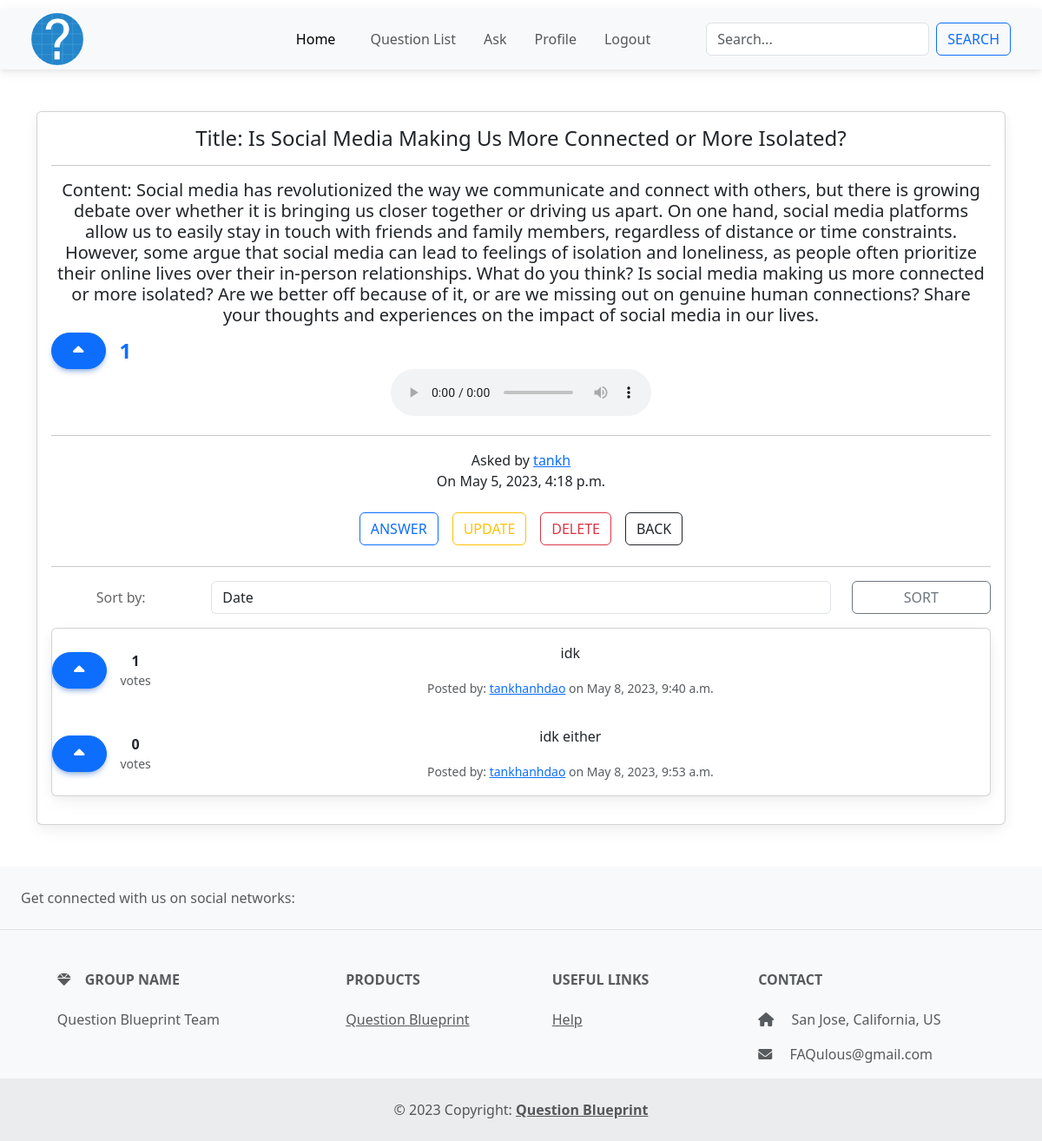
Page /question/82/ (signed in) on the earlier database version.
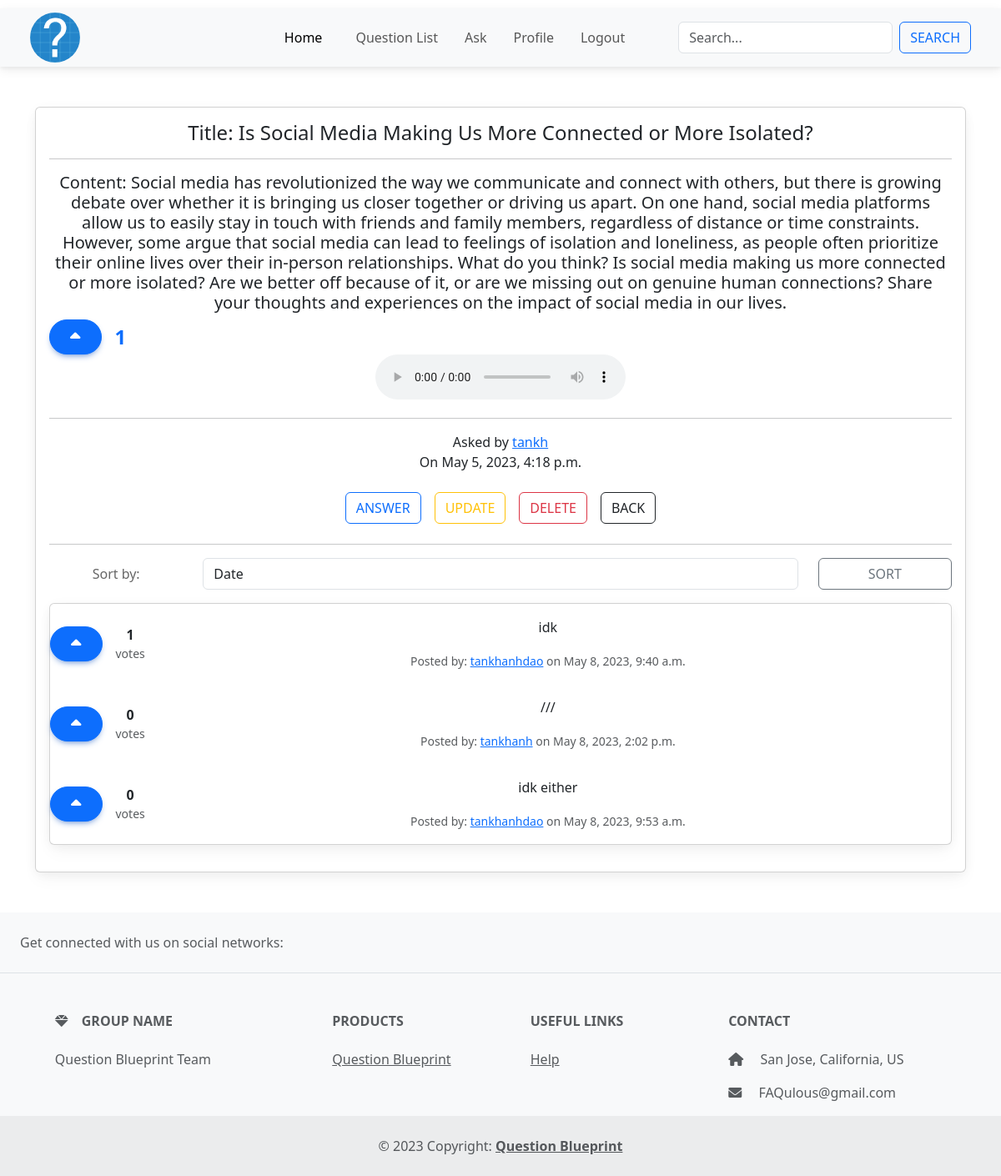
Same page on the later database version.
### main_app/models.py (models this page shows, shortened)
class Answer(models.Model):
    question = models.ForeignKey(Question, related_name="answer", on_delete=models.CASCADE)
    user = models.ForeignKey(User, on_delete=models.CASCADE)
    content = models.TextField(max_length=200)
    created_date = models.DateTimeField(default=timezone.now)
    upvote_num = models.IntegerField(default=0)

### main_app/views.py (the view)
# urls.py: path('question/<int:pk>/', views.QuestionDetailView.as_view(), name='question_detail_view'),
class QuestionDetailView(LoginRequiredMixin, DetailView):
    model = Question
    context_object_name = 'single_question'
    def get_context_data(self, **kwargs):
        context = super().get_context_data(**kwargs)
        answers = self.object.answer.all()
        sort_by = self.request.GET.get('sort', '-upvote_num')
        if sort_by == 'created_date':
            sorted_answers = answers.order_by('-created_date', '-upvote_num')
        else:
            sorted_answers = answers.order_by('-upvote_num','-created_date')
        context['sorted_answers'] = sorted_answers
        cur_id = kwargs.get('object').id
        cur_question = Question.objects.get(id=cur_id)
        questions = Question.objects.exclude(id=cur_id)
        question_list = preprocess_questions(questions)
        sim_ques = similarity_check(cur_question, question_list)
        print(sim_ques)
        if sim_ques:
            sim_id = sim_ques[0]
            sim_question_title = Question.objects.get(id=sim_id).title
            context['sim_id'] = sim_id
            context['sim_quesiton_title'] = sim_question_title
        context['sim_ques'] = sim_ques
        return context

### main_app/funcs.py (called while the page is built)
def preprocess_questions(questions):
    preprocessed_questions = []
    for question in questions:
        preprocessed_question = {}
        preprocessed_question['id'] = question.id
        preprocessed_question['title'] = question.title
        preprocessed_question['content'] = question.content
        preprocessed_questions.append(preprocessed_question)
    return preprocessed_questions

### main_app/templates/main_app/question_detail.html (shortened to what this page needs)
{% extends "base_nav.html" %}{% load crispy_forms_tags %}  {% block content %}
<div class="container my-5">
  <div class="card">
    <div class="card-body text-center">
      <h4 class="card-title">Title: {{ single_question.title }}</h4>
      <hr />
      <h5>Content: {{ single_question.content }}</h5>
      <form method="POST" action="{% url 'main_app:upvote' single_question.id %}">
        <div class="d-flex align-items-center gap-3">
        <button type="submit" class="btn btn-primary rounded-pill px-4 py-2">
          <i class="fas fa-caret-up fa-lg"></i>
        </button>
          <div class="text-primary fw-bold fs-4">{{ single_question.upvote_num }}</div>
        </div>
      </form>
      <audio controls>
        <source src="{{ single_question.audio_file.url }}" type="audio/mpeg">
      </audio>
      <hr />
      <span
        >Asked by
        <a href="{% url 'profile_view' single_question.user.username %}"
          >{{single_question.user}}</a
        ></span
      >
      <p>On {{single_question.created_date}}</p>
      <div class="button-group">
        <a href="{% url 'main_app:answer_create_view' single_question.id %}"
          ><button class="btn btn-outline-primary m-2">Answer</button></a
        >
        {% if single_question.user == user %}
        <a href="{% url 'main_app:question_update_view' single_question.id %}"
          ><button class="btn btn-outline-warning m-2">Update</button></a
        >
        <a href="{% url 'main_app:question_delete_view' single_question.id %}"
          ><button class="btn btn-outline-danger m-2">Delete</button></a
        >
        {% endif %}
        <a href="{% url 'main_app:question_view' %}"
          ><button class="btn btn-outline-dark m-2">Back</button></a
        >
      </div>
      <hr />
      <div>
    {% if not sorted_answers %}
        <h5>No answer...</h5>
    {% else %}
        <div class="sort-by mb-3">
            <form method="GET">
                <div class="form-group row">
                    <label for="sort" class="col-sm-2 col-form-label">Sort by:</label>
                    <div class="col-sm-8">
                        <select class="form-control" id="sort" name="sort">
                            <option value="created_date" {% if request.GET.sort == 'created' %}selected{% endif %}>Date</option>
                        </select>
                    </div>
                    <div class="col-sm-2">
                        <button class="btn btn-outline-secondary btn-block" type="submit">Sort</button>
                    </div>
                </div>
            </form>
        </div>
<div class="card mb-3">
    {% for ans in sorted_answers %}
    <div class="d-flex justify-content-between align-items-center">
        <form method="POST" action="{% url 'main_app:upvote' single_question.id %}">
            <div class="d-flex align-items-center gap-3">
                <button type="submit" class="btn btn-primary rounded-pill px-4 py-2">
                    <i class="fas fa-caret-up fa-lg"></i>
                </button>
                <div class="text-center">
                    <div class="fw-bold">{{ ans.answer_vote.count }}</div>
                    <div class="text-muted small">votes</div>
                </div>
            </div>
        </form>
        <div class="card-body">
            <p class="card-text text-center">{{ ans.content }}</p>
            <small class="text-muted">Posted by: <a href="{% url 'profile_view' ans.user.username %}">{{ ans.user.username }}</a> on {{ ans.created_date }}</small>
        </div>
    </div>
    {% endfor %}
</div>
    {% endif %}
</div>
    </div>
  </div>
</div>
{% endblock content %}

Differences in the rows shown:
added Answer: answer_vote.count "0", content "///", user.username "tankhanh", created_date "May 8, 2023, 2:02 p.m."
